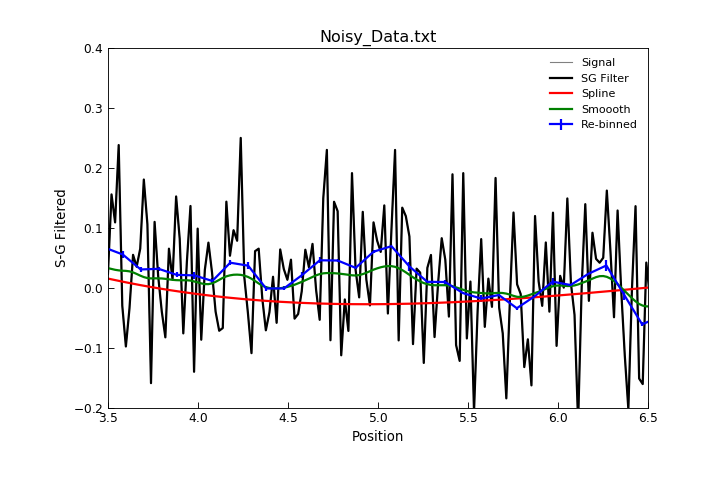

The Python source for this figure:
"""Smoothing Data methods example."""
from Stoner import Data
import matplotlib.pyplot as plt

fig=plt.figure(figsize=(9,6))

d=Data("Noisy_Data.txt",setas="xy")

d.fig=fig
d.plot(color='grey')
# Filter with Savitsky-Golay filter, linear over 7 ppoints
d.SG_Filter(result=True,points=11,header="S-G Filtered")
d.setas="x.y"
d.plot(lw=2,label="SG Filter")
d.setas="xy"
#Filter with cubic splines
d.spline(replace=2,order=3,smoothing=4,header="Spline")
d.setas="x.y"
d.plot(lw=2,label="Spline")
d.setas="xy"
# Rebin data
d.smooth("hamming",size=0.2,result=True,replace=False,header="Smoothed")
d.setas="x...y"
d.plot(lw=2,label="Smoooth",color="green")
d.setas="xy"
d2=d.bin(bins=100,mode="lin")
d2.fig=d.fig
d2.plot(lw=2,label="Re-binned",color="blue")
d2.xlim=(3.5,6.5)
d2.ylim=(-0.2,0.4)
